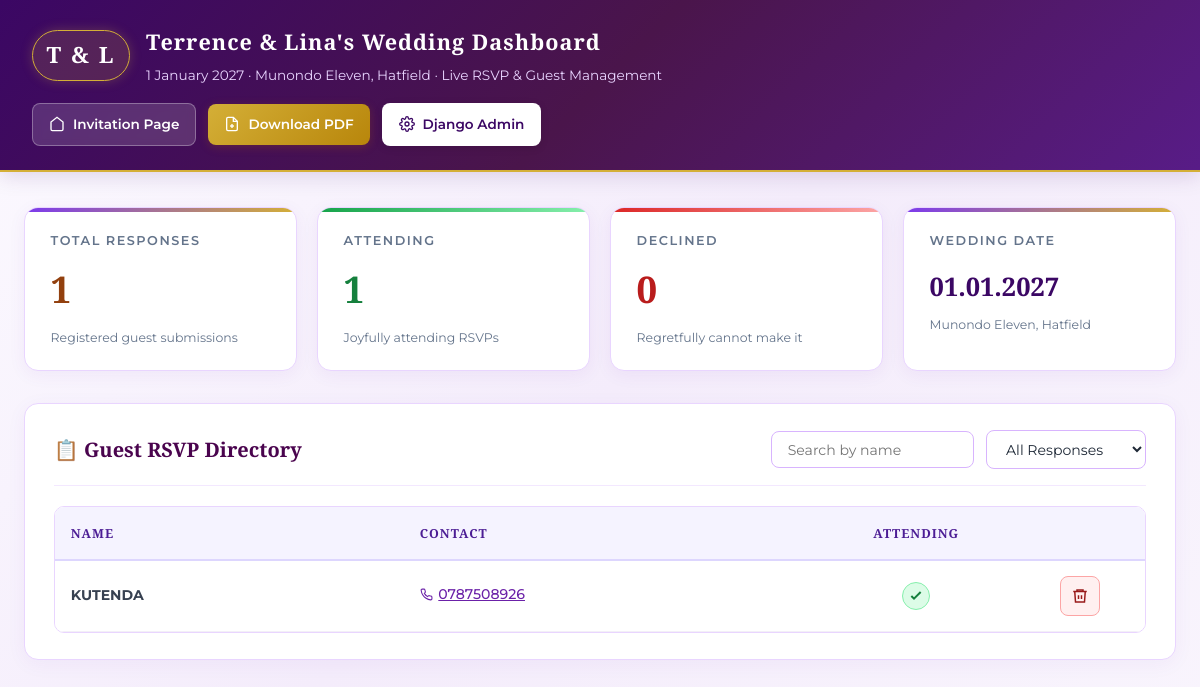
The page /dashboard/ (signed in) on the database its author committed.
### invitation/models.py (models this page shows, shortened)
class RSVP(models.Model):
    ATTENDING_CHOICES = [
        ('yes', 'Joyfully Attending'),
        ('no', 'Regretfully Declining'),
    ]
    name = models.CharField(max_length=255, verbose_name="Guest Name")
    phone = models.CharField(max_length=100, verbose_name="Phone / WhatsApp")
    email = models.EmailField(blank=True, null=True, verbose_name="Email Address")
    attending = models.CharField(
        max_length=20,
        choices=ATTENDING_CHOICES,
        default='yes',
        verbose_name="Attendance Status"
    )
    guest_count = models.IntegerField(default=1, verbose_name="Guest Count")
    guest_names = models.TextField(blank=True, null=True, default='', verbose_name="Accompanying Guest Names")
    notes = models.TextField(blank=True, null=True, default='', verbose_name="Wishes & Blessings for Couple")
    created_at = models.DateTimeField(default=timezone.now, verbose_name="RSVP Date")
    class Meta:
        db_table = 'rsvps'
        ordering = ['-id']
        verbose_name = 'RSVP'
        verbose_name_plural = 'Guest RSVPs'
    @property
    def is_attending(self):
        return self.attending.lower() == 'yes'

### invitation/views.py (the view)
# urls.py: path('dashboard/', views.dashboard, name='dashboard'),
@staff_member_required
def dashboard(request):
    if request.method == 'POST':
        guest_form = AdminGuestForm(request.POST)
        if guest_form.is_valid():
            guest_form.save()
            messages.success(request, 'Guest added to the RSVP directory.')
            return redirect('invitation:dashboard')
    else:
        guest_form = AdminGuestForm()
    rsvps = RSVP.objects.all().order_by('-id')
    total_responses = rsvps.count()
    attending = [r for r in rsvps if r.is_attending]
    declined = total_responses - len(attending)
    photos = GuestPhoto.objects.all().order_by('-id')
    context = {
        'rsvps': rsvps,
        'total_responses': total_responses,
        'attending_count': len(attending),
        'declined_count': declined,
        'photos': photos,
        'guest_form': guest_form,
    }
    return render(request, 'invitation/dashboard.html', context)

### templates/invitation/dashboard.html (shortened to what this page needs)
{% load static %}
<!DOCTYPE html>
<html lang="en">
<head>
  <link rel="stylesheet" href="{% static 'css/style.css' %}">
</head>
<body class="dashboard-body">
  <header class="dashboard-header">
    <div class="dashboard-brand">
      <div class="dashboard-monogram">T &amp; L</div>
      <div class="dashboard-title-box">
        <h1>Terrence &amp; Lina's Wedding Dashboard</h1>
        <p>1 January 2027 · Munondo Eleven, Hatfield · Live RSVP &amp; Guest Management</p>
      </div>
    </div>
    <div class="dashboard-nav-actions">
      <a href="{% url 'invitation:index' %}" class="dash-btn dash-btn-secondary" title="View Invitation Website">
        <svg viewBox="0 0 24 24" fill="none" stroke="currentColor" stroke-width="2" width="16" height="16">
          <path d="M3 9l9-7 9 7v11a2 2 0 0 1-2 2H5a2 2 0 0 1-2-2z"></path>
        </svg>
        <span>Invitation Page</span>
      </a>
      <a href="{% url 'invitation:api_export_pdf' %}" class="dash-btn dash-btn-primary"
        title="Download PDF Guest List">
        <svg viewBox="0 0 24 24" fill="none" stroke="currentColor" stroke-width="2" width="16" height="16">
          <path d="M14 2H6a2 2 0 0 0-2 2v16a2 2 0 0 0 2 2h12a2 2 0 0 0 2-2V8z"></path>
          <polyline points="14 2 14 8 20 8"></polyline>
          <line x1="12" y1="18" x2="12" y2="12"></line>
          <line x1="9" y1="15" x2="15" y2="15"></line>
        </svg>
        <span>Download PDF</span>
      </a>
      <a href="/admin/" class="dash-btn dash-btn-admin" title="Open Django Admin">
        <span>Django Admin</span>
      </a>
    </div>
  </header>
  <div class="dashboard-container">
    <div class="stats-row">
      <div class="stat-card-elevated gold">
        <span class="card-label">Total Responses</span>
        <div class="card-value">{{ total_responses }}</div>
        <div class="card-subtext">Registered guest submissions</div>
      </div>
      <div class="stat-card-elevated attending">
        <span class="card-label">Attending</span>
        <div class="card-value">{{ attending_count }}</div>
        <div class="card-subtext">Joyfully attending RSVPs</div>
      </div>
      <div class="stat-card-elevated declined">
        <span class="card-label">Declined</span>
        <div class="card-value">{{ declined_count }}</div>
        <div class="card-subtext">Regretfully cannot make it</div>
      </div>
      <div class="stat-card-elevated">
        <span class="card-label">Wedding Date</span>
        <div class="card-value" style="font-size:1.6rem;padding-top:0.4rem;">01.01.2027</div>
        <div class="card-subtext">Munondo Eleven, Hatfield</div>
      </div>
    </div>
    <div class="panel-card">
      <div class="panel-header">
        <h2 class="panel-title">
          <span>📋 Guest RSVP Directory</span>
        </h2>
        <div class="search-filter-bar">
          <input type="text" id="dashSearchInput" class="dash-search-input"
            placeholder="Search by name" oninput="filterTable()">
          <select id="dashStatusFilter" class="dash-filter-select" onchange="filterTable()">
            <option value="all">All Responses</option>
          </select>
        </div>
      </div>
      <div class="dash-table-wrap">
        <table class="dash-table" id="rsvpsTable">
          <thead>
            <tr>
              <th>Name</th>
              <th>Contact</th>
              <th>Attending</th>
              <th><span class="visually-hidden">Delete</span></th>
            </tr>
          </thead>
          <tbody>
            {% for r in rsvps %}
            <tr data-status="{{ r.attending|lower }}" data-row-id="{{ r.id }}" class="rsvp-row">
              <td><strong>{{ r.name }}</strong></td>
              <td>
                <a href="tel:{{ r.phone }}" class="phone-link">
                  <span>{{ r.phone }}</span>
                </a>
              </td>
              <td>
                {% if r.is_attending %}
                <span class="attendance-icon" title="Attending" aria-label="Attending">
                  <svg viewBox="0 0 24 24" fill="none" stroke="currentColor" stroke-width="3" width="16" height="16" aria-hidden="true">
                    <path d="m5 12 4 4L19 6"></path>
                  </svg>
                </span>
                {% endif %}
              </td>
              <td>
                <button type="button" class="dash-delete-btn"
                  onclick="deleteGuestRow({{ r.id }}, '{{ r.name|escapejs }}')"
                  title="Delete {{ r.name|escapejs }}" aria-label="Delete {{ r.name|escapejs }}">
                  <svg viewBox="0 0 24 24" fill="none" stroke="currentColor" stroke-width="2" aria-hidden="true">
                    <path d="M3 6h18"></path>
                    <path d="M8 6V4h8v2"></path>
                    <path d="m19 6-1 14H6L5 6"></path>
                    <path d="M10 11v5M14 11v5"></path>
                  </svg>
                </button>
              </td>
            </tr>
            {% empty %}
            <tr>
              <td colspan="4" style="text-align:center;padding:2.5rem;color:#888;">
                No RSVPs found yet. Responses from the invitation website will appear here in real time.
              </td>
            </tr>
            {% endfor %}
          </tbody>
        </table>
      </div>
    </div>
  </div>
</body>
</html>

### static/css/style.css (style rules this page uses)
:root { --purple-deep: #2A0937; --purple-royal: #421252; --purple-regal: #5A196E; --purple-amethyst: #7E268E; --purple-velvet: #942E86; --purple-soft: #D4B2E8; --purple-mist: #F4ECF9; --gold-primary: #D4AF37; --gold-light: #F6E6B4; --gold-dark: #A6841E; --gold-glow: rgba(212, 175, 55, 0.45); --gold-border: rgba(212, 175, 55, 0.35); --bg-parchment: #FAF7F2; --bg-ivory: #FDFBF8; --bg-card: #FFFFFF; --text-dark: #1E1528; --text-muted: #64566F; --text-gold: #C5A46D; --font-script: 'Great Vibes', cursive; --font-serif: 'Cormorant Garamond', Georgia, serif; --font-cinzel: 'Cinzel', Georgia, serif; --font-sans: 'Montserrat', -apple-system, BlinkMacSystemFont, sans-serif; --shadow-sm: 0 4px 12px rgba(42, 9, 55, 0.08); --shadow-md: 0 10px 30px rgba(42, 9, 55, 0.12); --shadow-lg: 0 20px 50px rgba(42, 9, 55, 0.22); --shadow-gold: 0 10px 35px rgba(212, 175, 55, 0.3); --radius-sm: 8px; --radius-md: 16px; --radius-lg: 28px; --radius-full: 9999px; --transition-smooth: all 0.4s cubic-bezier(0.16, 1, 0.3, 1); }
*, *::before, *::after { box-sizing: border-box; margin: 0; padding: 0; }
html { scroll-behavior: smooth; -webkit-text-size-adjust: 100%; }
body { font-family: var(--font-serif); font-size: 1.125rem; background-color: var(--bg-parchment); color: var(--text-dark); line-height: 1.7; overflow-x: hidden; -webkit-font-smoothing: antialiased; -moz-osx-font-smoothing: grayscale; }
button, input, select, textarea { font-family: inherit; }
a { color: inherit; text-decoration: none; }

### rows shown on the page
RSVP: name "KUTENDA", phone "0787508926", attending "yes" (drawn)

### other values the page prints
{{ total_responses }} "1"
{{ attending_count }} "1"
{{ declined_count }} "0"
